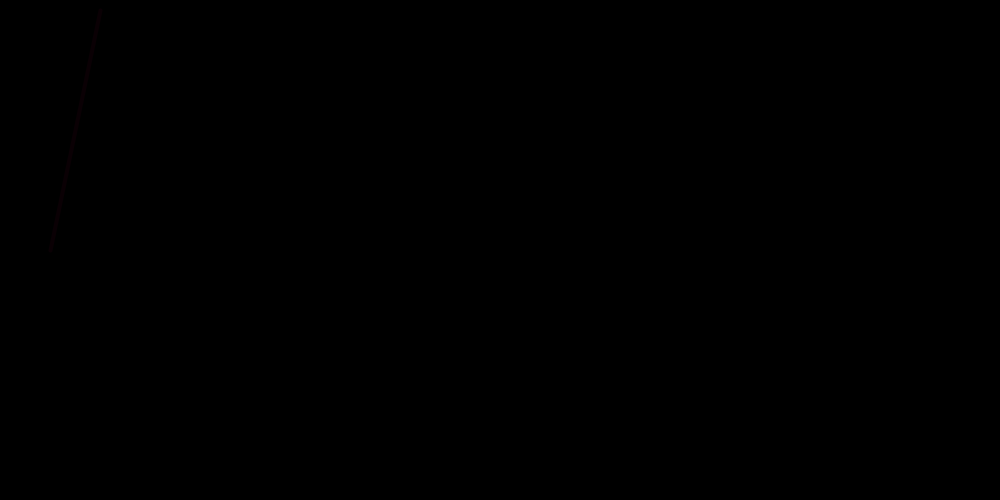
Frame 1 (no input)
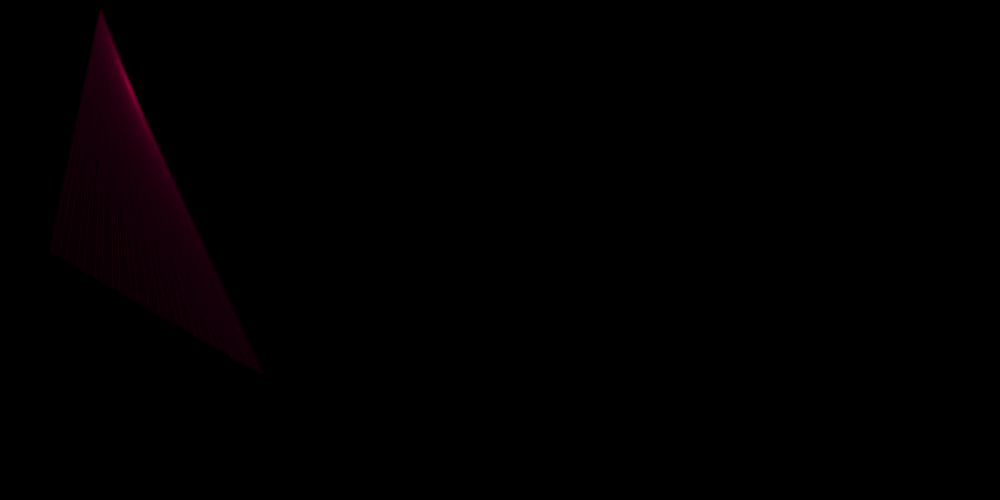
Frame 60 (the mouse pressed at the canvas centre just before this capture)
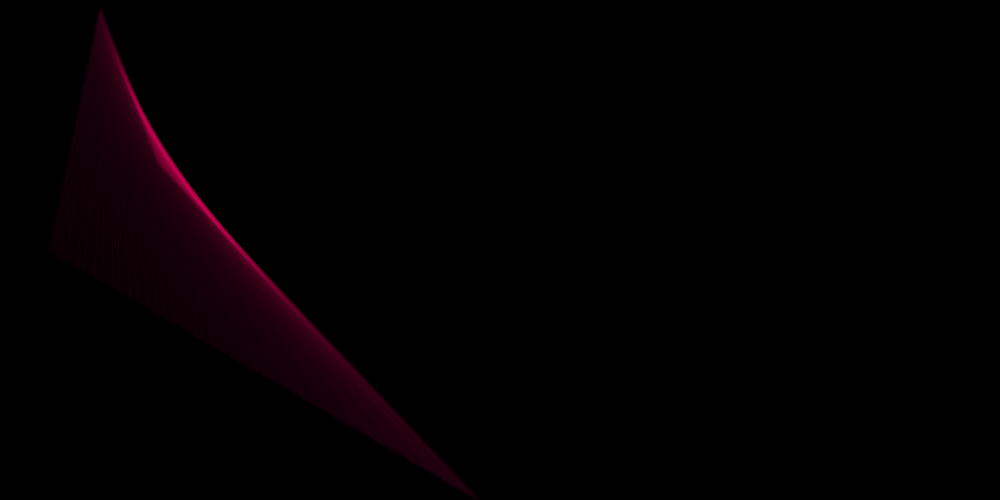
Frame 120 (the mouse held since frame 60 and released just before this capture)

The Processing sketch that drew these frames (run headless with seeded random() and noise(); from frame 60 on, the mouse is pressed at the canvas centre):

// Processing sketch: sketch_00___simpleLine
// ── sketch_00___simpleLine.pde
float x = 100;
float y = 100;
float d = 100;

float dX = 3;
float dY = 1;

float x1 = 100;
float y1 = 10;
float x2 = 50;
float y2 = 250;

float dX1 = 0.5;
float dY1 = 1.3;
float dX2 = 3.6;
float dY2 = 2.1;


void setup() {
  size(1000, 500);
  frameRate(60);
  background(0);
}

void draw() {
  //background(0);
  strokeWeight(4);
  stroke(255, 0, 98, 10); // RGB values or RGBA values
  line(x1, y1, x2, y2);
  
  x1 += dX1;
  y1 += dY1;
  x2 += dX2;
  y2 += dY2;
  
  if(x1 > width || x1 < 0) {
   dX1 *= -1; 
  }
  if(x2 > width || x2 < 0) {
   dX2 *= -1; 
  }
  if(y1 < 0 || y1 > height) {
   dY1 *= -1; 
  }
  if(y2 < 0 || y2 > height) {
   dY2 *= -1; 
  }
}
